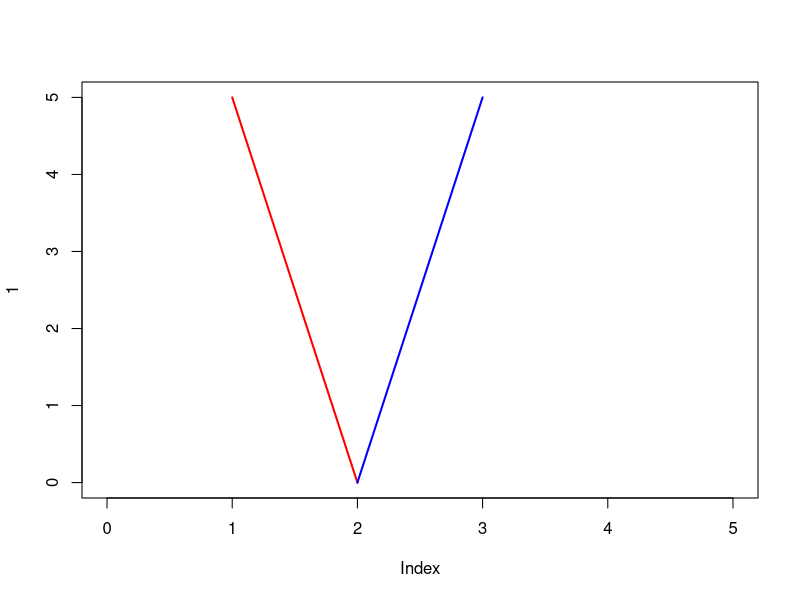
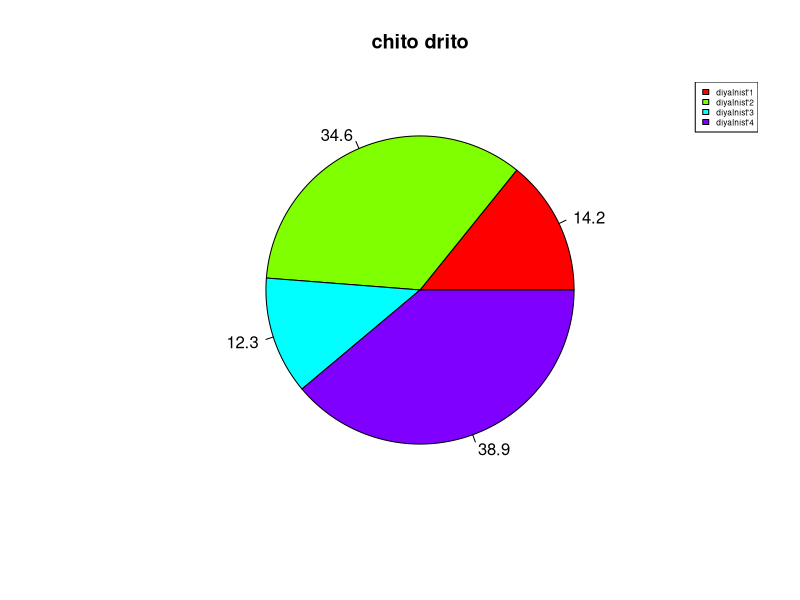

These charts were generated, in order, by the following R code:
#1)
fr <- data.frame (
  patient = c("biba", "boba", "byba", "baba", "beba", "buba", "antonchik"),
  glucose = c(1, 2, 11, 12, 111, 122, 1111),
  pulse = c(80, 90, 100, 70, 75, 85, 95)
)
print(fr)
age <- c(10, 100, 20, 90, 30, 80, 40)
fr <- cbind(fr, age)
print(fr)

#2)
mat1 <- matrix(c(1, 2, 3, 9, 8, 7, 4, 5, 6), nrow = 3, ncol = 3)
mat2 <- matrix(c(11, 22, 33, 99, 88, 77, 44, 55, 66), nrow = 3, ncol = 3)
print(mat1 %*% mat2)

mat3 <- matrix(0, nrow = nrow(mat1), ncol = ncol(mat2))


for (i in 1:nrow(mat1)) {
  for (j in 1:ncol(mat2)) {
    sum_val <- 0
    for (k in 1:ncol(mat1)) {
      sum_val <- sum_val + mat1[i, k] * mat2[k, j]
    }
    mat3[i, j] <- sum_val
  }
}
print(mat3)

#3)
plot(1, type="n", xlim=c(0, 5), ylim=c(0, 5))
lines(x = c(1, 2), y = c(5, 0), col = "red", lwd = 2)
lines(x = c(2, 3), y = c(0, 5), col = "blue", lwd = 2)

#4)
perc <- c(23, 56, 20, 63)
labels <- c("diyalnist'1", "diyalnist'2", "diyalnist'3", "diyalnist'4")

piepercent <- round(100 * perc / sum(perc), 1)
print(piepercent)
pie(perc, labels = piepercent,
    main = "chito drito",
    col = rainbow(length(perc)))
legend("topright", labels, cex = 0.5, fill = rainbow(length(perc)))